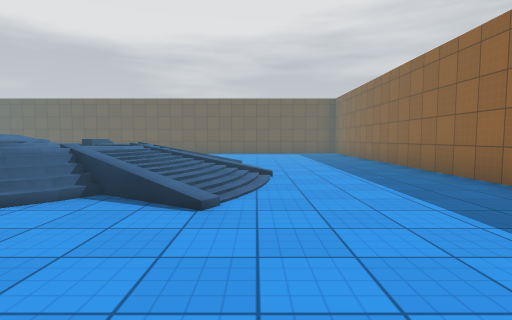
View 1 (above)

12 first-person views from a walk through a scene from a Unity 3-D project. The camera is 1.2 m above the floor, tilts 4° down and sees 80° across. The floor is counted in squares, 2 m on a side. Each view is taken from the middle of a square. On the plan, view 1 faces up. The plan holds only what a view shows up to about 9 squares ahead; the rest is blank. The place goes on beyond the plan. The player is left out. Some animated figures are not drawn. Surface patterns are stand-ins for the level's own textures.

View 2
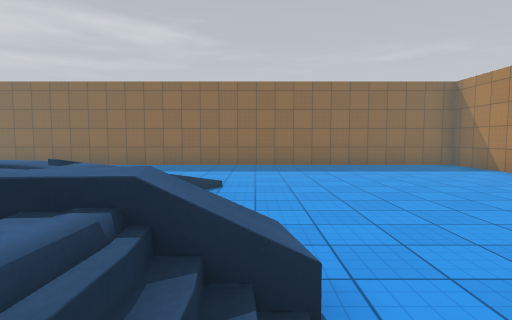

View 3
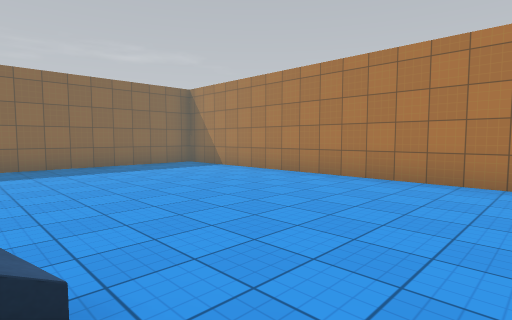

View 4
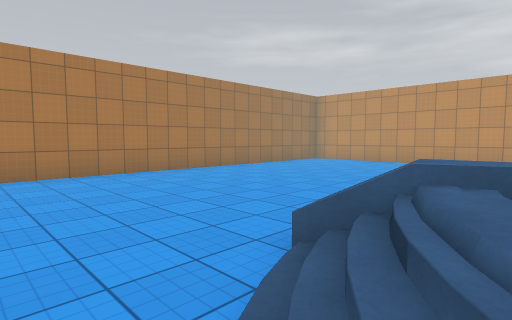

View 5
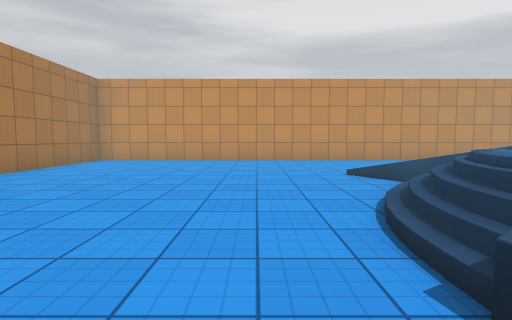

View 6
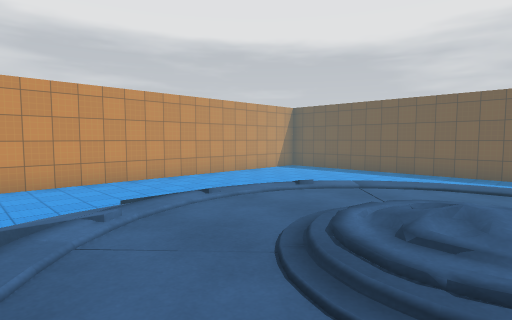

View 7
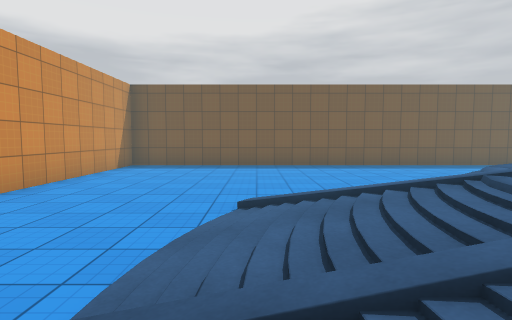

View 8
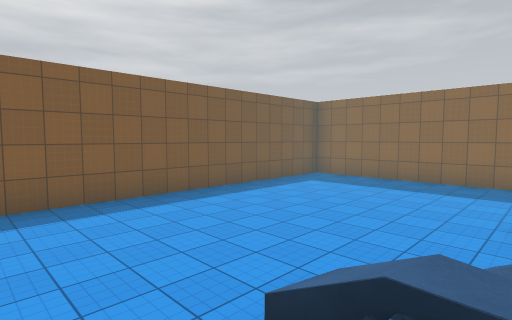

View 9
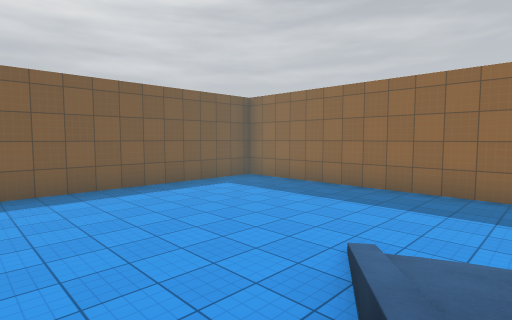

View 10
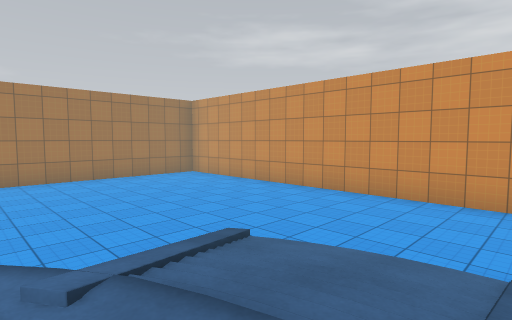

View 11
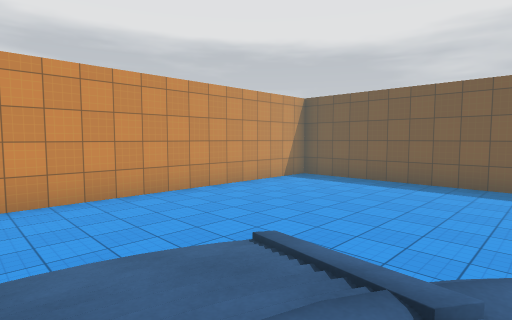

View 12
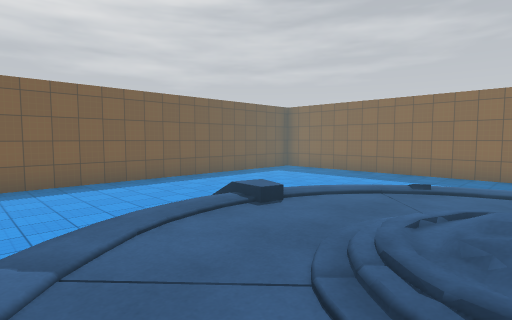

### Floor plan
Key: @ floor where view 1 was taken; # wall or solid block; . main floor; : floor 1 m higher than the main floor; / step, stairs or slope; = window, fence, low wall or low ledge.
Columns run from 12 left of view 1 to 4 right of it. Each row starts with its distance up from view 1.
 13 #################
 12 #...............#
 11 #...............#
 10 #...............#
  9 #...............#
  8 #...... //......#
  7 #.../////=//....#
  6 #.../////////...#
  5 #..//////////...#
  4 #.../////:=//...#
  3 #.../=//////....#
  2 #.....//=/......#
  1 #...............#
  0 #...........@...#
 -1 #...............#
 -2 #...............#
 -3 #...............#
 -4 #################

Positions as (right, up) in squares from view 1, and headings:
1: (0, 0), facing up
2: (-5, 2), facing right
3: (-5, 2), facing down-right
4: (-2, 3), facing down-left
5: (-3, 1), facing left
6: (-4, 3), facing up-left
7: (-8, 4), facing up
8: (-5, 7), facing up-right
9: (-3, 6), facing up-right
10: (-6, 5), facing down-left
11: (-6, 5), facing up-left
12: (-6, 5), facing up-right
